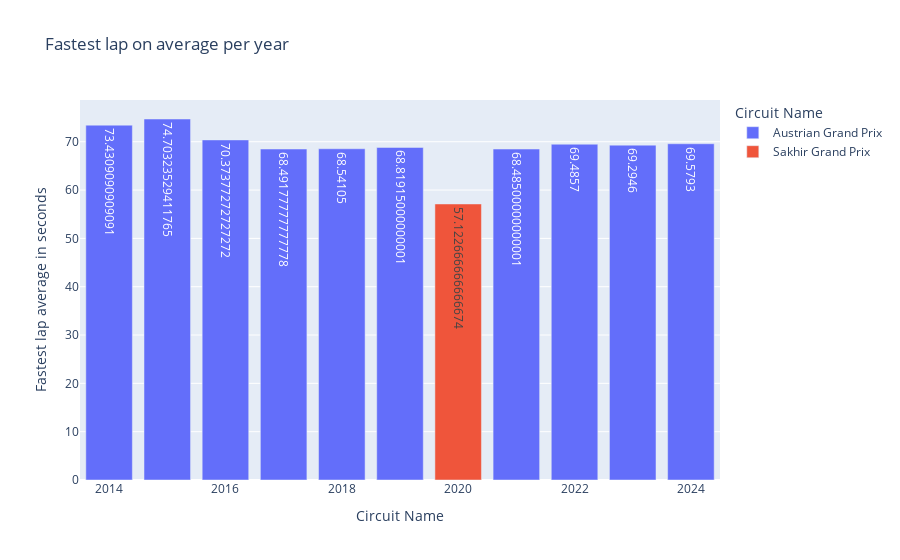

Write notebook code for a chart like this one.
### Code cell
fig = px.bar(fastest_track_groupby, x='year', y='fastest_lap_time_seconds', color='circuit_name',
             title='Fastest lap on average per year',
             labels={'circuit_name': 'Circuit Name', 'fastest_lap_time_seconds': 'Fastest lap average in seconds'},
             text='fastest_lap_time_seconds' 
             )

fig.update_layout(
    xaxis_title='Circuit Name',
    yaxis_title='Fastest lap average in seconds',
    bargap=0.2  
)

# Show the plot
fig.show()

### Figure 1 — Plotly figure (JSON) as saved in the notebook; plotly's stock layout.template omitted (floating-point values rounded to 4 significant figures)
{"data": [{"alignmentgroup": "True", "hovertemplate": "Circuit Name=Austrian Grand Prix<br>year=%{x}<br>Fastest lap average in seconds=%{text}<extra></extra>", "legendgroup": "Austrian Grand Prix", "marker": {"color": "#636efa", "pattern": {"shape": ""}}, "name": "Austrian Grand Prix", "offsetgroup": "Austrian Grand Prix", "orientation": "v", "showlegend": true, "text": [74.7, 73.43, 70.37, 69.58, 69.49, 69.29, 68.82, 68.54, 68.49, 68.49], "textposition": "auto", "type": "bar", "x": [2015, 2014, 2016, 2024, 2022, 2023, 2019, 2018, 2017, 2021], "xaxis": "x", "y": [74.7, 73.43, 70.37, 69.58, 69.49, 69.29, 68.82, 68.54, 68.49, 68.49], "yaxis": "y"}, {"alignmentgroup": "True", "hovertemplate": "Circuit Name=Sakhir Grand Prix<br>year=%{x}<br>Fastest lap average in seconds=%{text}<extra></extra>", "legendgroup": "Sakhir Grand Prix", "marker": {"color": "#EF553B", "pattern": {"shape": ""}}, "name": "Sakhir Grand Prix", "offsetgroup": "Sakhir Grand Prix", "orientation": "v", "showlegend": true, "text": [57.12], "textposition": "auto", "type": "bar", "x": [2020], "xaxis": "x", "y": [57.12], "yaxis": "y"}], "layout": {"autosize": true, "bargap": 0.2, "barmode": "relative", "legend": {"title": {"text": "Circuit Name"}, "tracegroupgap": 0}, "title": {"text": "Fastest lap on average per year"}, "xaxis": {"anchor": "y", "autorange": true, "domain": [0, 1], "range": [2014.0, 2024.0], "title": {"text": "Circuit Name"}, "type": "linear"}, "yaxis": {"anchor": "x", "autorange": true, "domain": [0, 1], "range": [0, 78.63], "title": {"text": "Fastest lap average in seconds"}, "type": "linear"}}}
